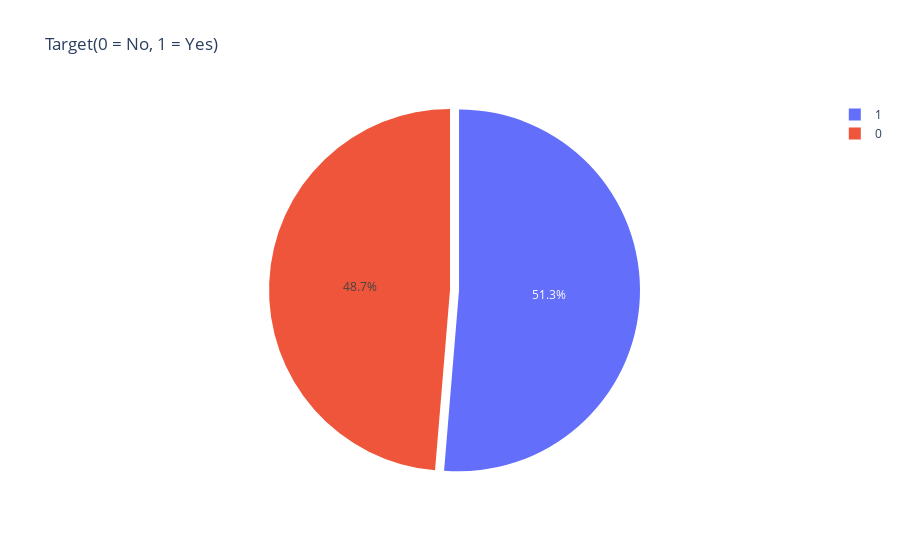

Notebook cell for this chart:
### Code cell
import plotly
import plotly.graph_objs as go
from plotly.offline import init_notebook_mode, iplot
init_notebook_mode(connected=True)
col = "target"
grouped = df[col].value_counts().reset_index()
grouped = grouped.rename(columns = {col : "count", "index" : col})

## plot
trace = go.Pie(labels=grouped[col], values=grouped['count'], pull=[0.05, 0])
layout = {'title': 'Target(0 = No, 1 = Yes)'}
fig = go.Figure(data = [trace], layout = layout)
iplot(fig)

### Figure 1 — Plotly figure (JSON) as saved in the notebook; plotly's stock layout.template omitted (floating-point values rounded to 4 significant figures)
{"data": [{"labels": [1, 0], "pull": [0.05, 0], "type": "pie", "values": [526, 499]}], "layout": {"title": {"text": "Target(0 = No, 1 = Yes)"}}}
